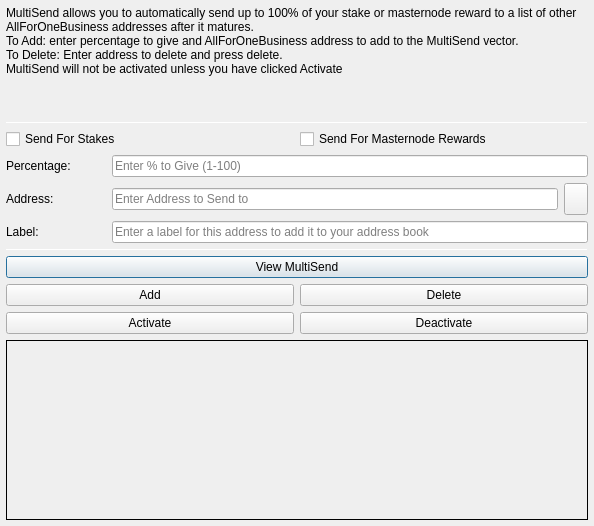
<?xml version="1.0" encoding="UTF-8"?>
<ui version="4.0">
 <class>MultiSendDialog</class>
 <widget class="QDialog" name="MultiSendDialog">
  <property name="windowModality">
   <enum>Qt::NonModal</enum>
  </property>
  <property name="geometry">
   <rect>
    <x>0</x>
    <y>0</y>
    <width>594</width>
    <height>526</height>
   </rect>
  </property>
  <property name="windowTitle">
   <string>MultiSend</string>
  </property>
  <layout class="QVBoxLayout" name="verticalLayout" stretch="0">
   <property name="margin">
    <number>6</number>
   </property>
   <item>
    <layout class="QVBoxLayout" name="verticalLayout_Main" stretch="1,1,1,0,1,1,1">
     <item>
      <widget class="QLabel" name="label_2">
       <property name="lineWidth">
        <number>1</number>
       </property>
       <property name="text">
        <string>MultiSend allows you to automatically send up to 100% of your stake or masternode reward to a list of other AllForOneBusiness addresses after it matures.
To Add: enter percentage to give and AllForOneBusiness address to add to the MultiSend vector.
To Delete: Enter address to delete and press delete.
MultiSend will not be activated unless you have clicked Activate</string>
       </property>
       <property name="alignment">
        <set>Qt::AlignLeading|Qt::AlignLeft|Qt::AlignTop</set>
       </property>
       <property name="wordWrap">
        <bool>true</bool>
       </property>
      </widget>
     </item>
     <item>
      <widget class="Line" name="line">
       <property name="minimumSize">
        <size>
         <width>0</width>
         <height>1</height>
        </size>
       </property>
       <property name="maximumSize">
        <size>
         <width>16777215</width>
         <height>1</height>
        </size>
       </property>
       <property name="orientation">
        <enum>Qt::Horizontal</enum>
       </property>
      </widget>
     </item>
     <item>
      <layout class="QVBoxLayout" name="verticalLayout_Settings">
       <item>
        <layout class="QHBoxLayout" name="horizontalLayout">
         <item>
          <widget class="QCheckBox" name="multiSendStakeCheckBox">
           <property name="text">
            <string>Send For Stakes</string>
           </property>
          </widget>
         </item>
         <item>
          <widget class="QCheckBox" name="multiSendMasternodeCheckBox">
           <property name="text">
            <string>Send For Masternode Rewards</string>
           </property>
          </widget>
         </item>
        </layout>
       </item>
       <item>
        <layout class="QHBoxLayout" name="horizontalLayout_6">
         <item>
          <widget class="QLabel" name="label">
           <property name="minimumSize">
            <size>
             <width>100</width>
             <height>0</height>
            </size>
           </property>
           <property name="toolTip">
            <string>Percentage of stake to send</string>
           </property>
           <property name="text">
            <string>Percentage:</string>
           </property>
          </widget>
         </item>
         <item>
          <widget class="QLineEdit" name="multiSendPercentEdit">
           <property name="toolTip">
            <string>Enter whole numbers 1 - 100</string>
           </property>
           <property name="placeholderText">
            <string>Enter % to Give (1-100)</string>
           </property>
          </widget>
         </item>
        </layout>
       </item>
       <item>
        <layout class="QHBoxLayout" name="horizontalLayout_7">
         <item>
          <widget class="QLabel" name="label_5">
           <property name="minimumSize">
            <size>
             <width>100</width>
             <height>0</height>
            </size>
           </property>
           <property name="toolTip">
            <string>Address to send portion of stake to</string>
           </property>
           <property name="text">
            <string>Address:</string>
           </property>
          </widget>
         </item>
         <item>
          <widget class="QLineEdit" name="multiSendAddressEdit">
           <property name="toolTip">
            <string/>
           </property>
           <property name="placeholderText">
            <string>Enter Address to Send to</string>
           </property>
          </widget>
         </item>
         <item>
          <widget class="QToolButton" name="addressBookButton">
           <property name="maximumSize">
            <size>
             <width>16777215</width>
             <height>32</height>
            </size>
           </property>
           <property name="toolTip">
            <string>Choose an address from the address book</string>
           </property>
           <property name="text">
            <string/>
           </property>
           <property name="icon">
            <iconset resource="../allforonebusiness.qrc">
             <normaloff>:/icons/address-book</normaloff>:/icons/address-book</iconset>
           </property>
           <property name="shortcut">
            <string>Alt+A</string>
           </property>
          </widget>
         </item>
        </layout>
       </item>
      </layout>
     </item>
     <item>
      <layout class="QHBoxLayout" name="horizontalLayout_3">
       <item>
        <widget class="QLabel" name="label_3">
         <property name="minimumSize">
          <size>
           <width>100</width>
           <height>0</height>
          </size>
         </property>
         <property name="text">
          <string>Label:</string>
         </property>
        </widget>
       </item>
       <item>
        <widget class="QLineEdit" name="labelAddressLabelEdit">
         <property name="placeholderText">
          <string>Enter a label for this address to add it to your address book</string>
         </property>
        </widget>
       </item>
      </layout>
     </item>
     <item>
      <widget class="Line" name="line_2">
       <property name="minimumSize">
        <size>
         <width>0</width>
         <height>1</height>
        </size>
       </property>
       <property name="maximumSize">
        <size>
         <width>16777215</width>
         <height>1</height>
        </size>
       </property>
       <property name="orientation">
        <enum>Qt::Horizontal</enum>
       </property>
      </widget>
     </item>
     <item>
      <layout class="QVBoxLayout" name="verticalLayout_Buttons">
       <item>
        <layout class="QHBoxLayout" name="horizontalLayout_4">
         <item>
          <widget class="QPushButton" name="viewButton">
           <property name="toolTip">
            <string/>
           </property>
           <property name="statusTip">
            <string>View MultiSend Vector</string>
           </property>
           <property name="text">
            <string>View MultiSend</string>
           </property>
          </widget>
         </item>
        </layout>
       </item>
       <item>
        <layout class="QHBoxLayout" name="horizontalLayout_2">
         <item>
          <widget class="QPushButton" name="addButton">
           <property name="toolTip">
            <string/>
           </property>
           <property name="statusTip">
            <string>Add to MultiSend Vector</string>
           </property>
           <property name="text">
            <string>Add</string>
           </property>
          </widget>
         </item>
         <item>
          <widget class="QPushButton" name="deleteButton">
           <property name="toolTip">
            <string/>
           </property>
           <property name="statusTip">
            <string>Delete Address From MultiSend Vector</string>
           </property>
           <property name="text">
            <string>Delete</string>
           </property>
          </widget>
         </item>
        </layout>
       </item>
       <item>
        <layout class="QHBoxLayout" name="horizontalLayout_5">
         <item>
          <widget class="QPushButton" name="activateButton">
           <property name="statusTip">
            <string>Activate MultiSend</string>
           </property>
           <property name="text">
            <string>Activate</string>
           </property>
          </widget>
         </item>
         <item>
          <widget class="QPushButton" name="disableButton">
           <property name="statusTip">
            <string>Deactivate MultiSend</string>
           </property>
           <property name="text">
            <string>Deactivate</string>
           </property>
          </widget>
         </item>
        </layout>
       </item>
      </layout>
     </item>
     <item>
      <widget class="QLabel" name="message">
       <property name="minimumSize">
        <size>
         <width>0</width>
         <height>180</height>
        </size>
       </property>
       <property name="frameShape">
        <enum>QFrame::Panel</enum>
       </property>
       <property name="frameShadow">
        <enum>QFrame::Plain</enum>
       </property>
       <property name="lineWidth">
        <number>1</number>
       </property>
       <property name="midLineWidth">
        <number>1</number>
       </property>
       <property name="text">
        <string/>
       </property>
       <property name="alignment">
        <set>Qt::AlignLeading|Qt::AlignLeft|Qt::AlignTop</set>
       </property>
       <property name="wordWrap">
        <bool>true</bool>
       </property>
      </widget>
     </item>
    </layout>
   </item>
  </layout>
 </widget>
 <resources>
  <include location="../allforonebusiness.qrc"/>
 </resources>
 <connections/>
</ui>
